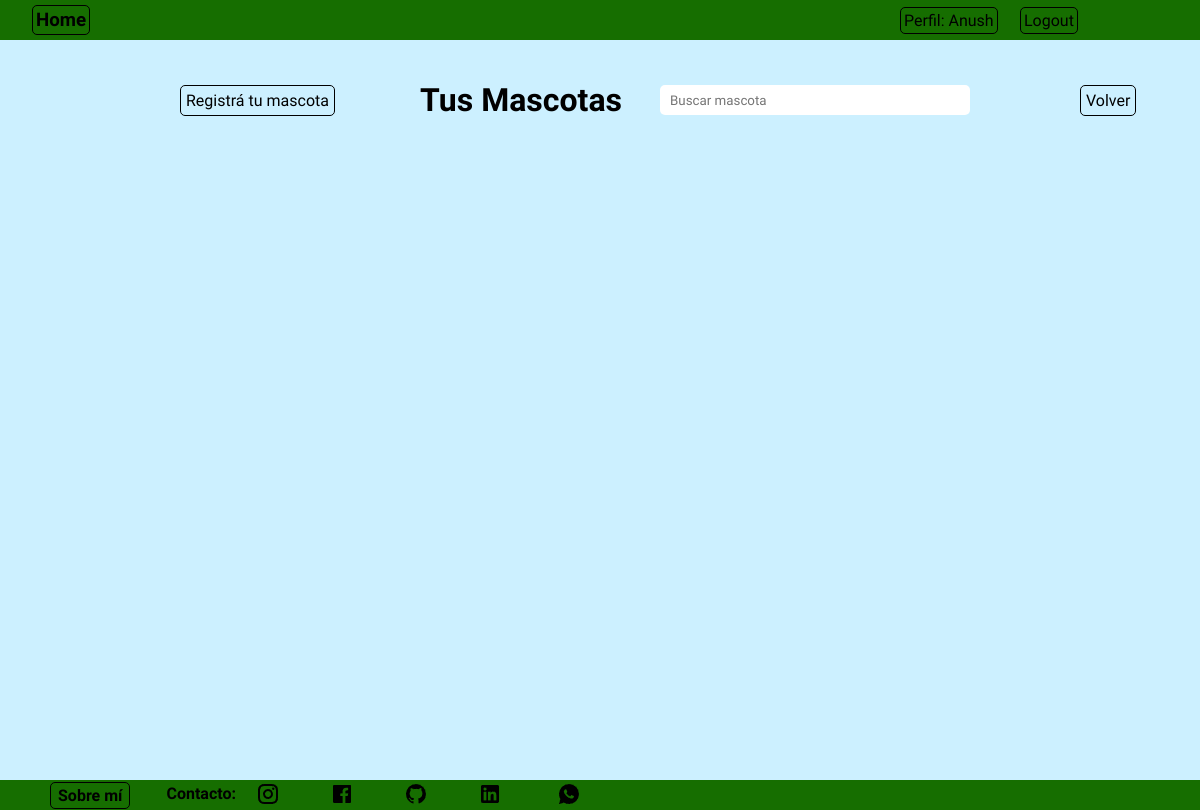
Page /perfil/perfil/mascota/list (signed in) on the earlier database version.
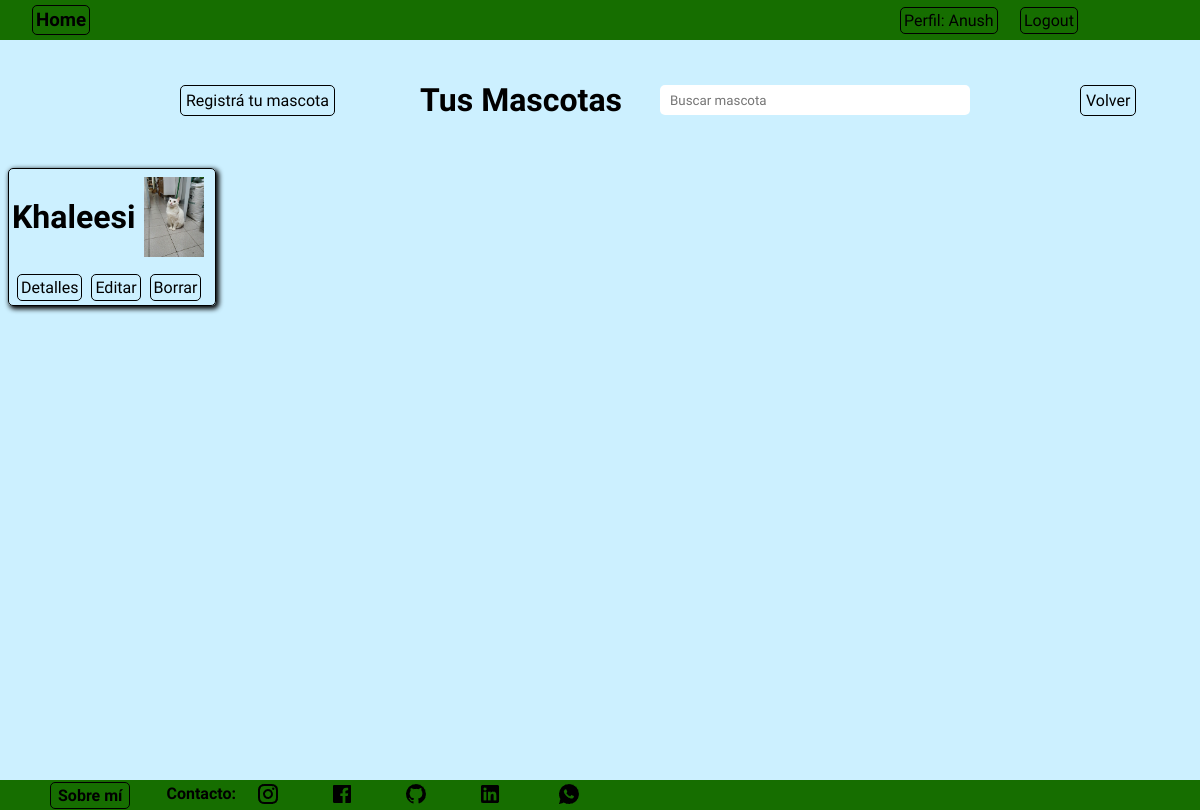
Same page on the later database version.
### perfil/models.py (models this page shows, shortened)
class Mascota(models.Model):
    nombre= models.CharField(max_length=50, verbose_name='Nombre')
    fecha_nacimiento = models.DateField(verbose_name='Fecha de nacimiento')
    sexo = models.CharField(max_length=20, null=True, blank=True, verbose_name='Sexo')
    raza = models.ForeignKey(Raza, on_delete=models.SET_NULL,null=True, blank=True, verbose_name='Raza')
    color_pelo = models.CharField(max_length=100, null=True,blank=True, verbose_name='Color de pelo')
    alimento = models.CharField(max_length=100, null=True,blank=True)
    datos_importantes = models.CharField(max_length=150, null=True,blank=True)
    foto = models.ImageField(upload_to='fotos',null=True, blank=True)
    descripcion = models.TextField(null=True, blank=True, verbose_name=('Descripción'))
    user = models.ForeignKey(User, on_delete=models.CASCADE)
    class Meta:
        verbose_name = 'Mascota'
        verbose_name_plural = 'Mascotas'

### perfil/views.py (the view, shortened to what this page needs)
# urls.py: path('perfil/mascota/list', MascotaList.as_view(), name='mascota_list'),
class MascotaList(LoginRequiredMixin, ListView):
    model = Mascota
    context_object_name = 'mascotas'
    def get_queryset(self):
        queryset = Mascota.objects.filter(user=self.request.user)
        busqueda = self.request.GET.get("busqueda")
        return queryset

### perfil/templates/perfil/mascota_list.html (shortened to what this page needs)
{% extends 'core/base.html' %}
{% block content %}
    <nav class="navbar">
        <div class="titulo">
            <h3><a href="{% url 'core:index' %}" class="link">Home</a></h3>
        </div>
        <div class="paginas">
            <ul class="links">
                <a href="{% url 'perfil:index' %}" class="link">Perfil: {{ user.username }}</a>
            </ul>
        </div>
        <div class="login">
                {% if user.is_authenticated %}
                <form action="{% url 'login:logout' %}" method="post">
                    <button type="submit" class="logout">Logout</button>
                </form>
                {% endif %}
        </div>
    </nav>
    <main class="contenedor">
        <h1 class="titulo_core">Tus Mascotas</h1>
        <div class="busqueda">
            <form action="{% url 'perfil:mascota_list' %}" method="get">
                <input type="text" name="busqueda" placeholder="Buscar mascota" class="texto_busqueda">
            </form>
        </div>
        <div class="contenedor_registrar_mascota">
            <a href="{% url 'perfil:mascota_create' %}" class="registrar_mascota">Registrá tu mascota</a>
        </div>
        <div class="contenedor_control_list">
            {% for object in object_list %}
            <ul class="control_list_completo">
                <div class="mascota_list">
                    {% if object.foto %}
                    <img src="{{ object.foto.url }}" alt="Foto de {{ object.nombre }}" width="" height="" class="foto_mascota">
                    {% else %}
                    <p class="foto_mascota">No hay foto disponible</p>
                    {% endif %}
                    <p class="nombre_mascota"><strong>{{object.nombre}}</strong></p>
                    <div class="crud_mascota">
                        <a href="{% url 'perfil:mascota_detail' object.id %}" class="mascota_detalle">Detalles</a>
                        <a href="{% url 'perfil:mascota_update' object.id %}" class="mascota_editar">Editar</a>
                        <a href="{% url 'perfil:mascota_delete' object.id %}" class="mascota_borrar">Borrar</a>
                    </div>
                </div>
            </ul>
            {% endfor %}
        </div>
            <div class="volver_mascota_contenedor">
                <a href="{% url 'perfil:index' %}" class="volver_mascota">Volver</a>
            </div>
        </main>
        {% endblock content %}

Differences in the rows shown:
added Mascota: foto (picture), nombre "Khaleesi"
